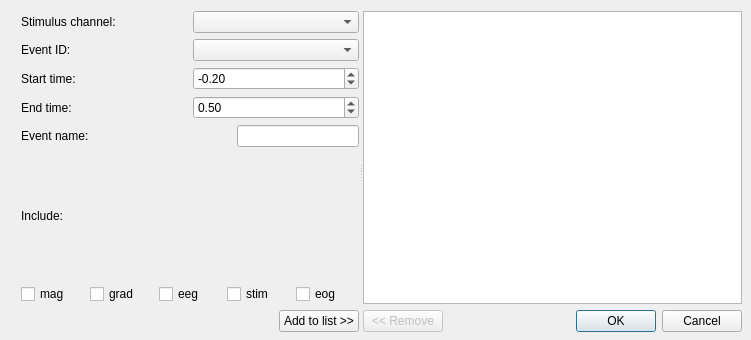
<?xml version="1.0" encoding="UTF-8"?>
<ui version="4.0">
 <class>ParameterDialog</class>
 <widget class="QDialog" name="ParameterDialog">
  <property name="windowModality">
   <enum>Qt::WindowModal</enum>
  </property>
  <property name="geometry">
   <rect>
    <x>0</x>
    <y>0</y>
    <width>751</width>
    <height>340</height>
   </rect>
  </property>
  <property name="windowTitle">
   <string>Give parameters</string>
  </property>
  <widget class="QSplitter" name="splitter">
   <property name="geometry">
    <rect>
     <x>21</x>
     <y>11</y>
     <width>721</width>
     <height>321</height>
    </rect>
   </property>
   <property name="orientation">
    <enum>Qt::Horizontal</enum>
   </property>
   <widget class="QWidget" name="">
    <layout class="QVBoxLayout" name="verticalLayout_2">
     <item>
      <layout class="QVBoxLayout" name="verticalLayout_3">
       <item>
        <layout class="QHBoxLayout" name="horizontalLayout_2">
         <item>
          <widget class="QLabel" name="labelStimulus">
           <property name="text">
            <string>Stimulus channel:</string>
           </property>
          </widget>
         </item>
         <item>
          <widget class="QComboBox" name="comboBoxStimulus"/>
         </item>
        </layout>
       </item>
       <item>
        <layout class="QHBoxLayout" name="horizontalLayout_7">
         <item>
          <widget class="QLabel" name="labelEventID">
           <property name="text">
            <string>Event ID:</string>
           </property>
          </widget>
         </item>
         <item>
          <widget class="QComboBox" name="comboBoxEventID"/>
         </item>
        </layout>
       </item>
       <item>
        <layout class="QHBoxLayout" name="horizontalLayout">
         <item>
          <widget class="QLabel" name="labelTmin">
           <property name="text">
            <string>Start time:</string>
           </property>
          </widget>
         </item>
         <item>
          <widget class="QDoubleSpinBox" name="doubleSpinBoxTmin">
           <property name="minimum">
            <double>-10.000000000000000</double>
           </property>
           <property name="singleStep">
            <double>0.100000000000000</double>
           </property>
           <property name="value">
            <double>-0.200000000000000</double>
           </property>
          </widget>
         </item>
        </layout>
       </item>
       <item>
        <layout class="QHBoxLayout" name="horizontalLayout_4">
         <item>
          <widget class="QLabel" name="labelTmax">
           <property name="text">
            <string>End time:</string>
           </property>
          </widget>
         </item>
         <item>
          <widget class="QDoubleSpinBox" name="doubleSpinBoxTmax">
           <property name="maximum">
            <double>9.900000000000000</double>
           </property>
           <property name="singleStep">
            <double>0.100000000000000</double>
           </property>
           <property name="value">
            <double>0.500000000000000</double>
           </property>
          </widget>
         </item>
        </layout>
       </item>
       <item>
        <layout class="QHBoxLayout" name="horizontalLayout_5">
         <item>
          <widget class="QLabel" name="labelName">
           <property name="text">
            <string>Event name:      </string>
           </property>
          </widget>
         </item>
         <item>
          <spacer name="horizontalSpacer">
           <property name="orientation">
            <enum>Qt::Horizontal</enum>
           </property>
           <property name="sizeHint" stdset="0">
            <size>
             <width>40</width>
             <height>20</height>
            </size>
           </property>
          </spacer>
         </item>
         <item>
          <widget class="QLineEdit" name="lineEditName"/>
         </item>
        </layout>
       </item>
       <item>
        <layout class="QVBoxLayout" name="verticalLayout">
         <item>
          <widget class="QLabel" name="label">
           <property name="text">
            <string>Include:</string>
           </property>
          </widget>
         </item>
         <item>
          <layout class="QHBoxLayout" name="horizontalLayout_6">
           <item>
            <widget class="QCheckBox" name="checkBoxMag">
             <property name="text">
              <string>mag</string>
             </property>
            </widget>
           </item>
           <item>
            <widget class="QCheckBox" name="checkBoxGrad">
             <property name="text">
              <string>grad</string>
             </property>
            </widget>
           </item>
           <item>
            <widget class="QCheckBox" name="checkBoxEeg">
             <property name="text">
              <string>eeg</string>
             </property>
            </widget>
           </item>
           <item>
            <widget class="QCheckBox" name="checkBoxStim">
             <property name="text">
              <string>stim</string>
             </property>
            </widget>
           </item>
           <item>
            <widget class="QCheckBox" name="checkBoxEog">
             <property name="text">
              <string>eog</string>
             </property>
            </widget>
           </item>
          </layout>
         </item>
        </layout>
       </item>
      </layout>
     </item>
     <item>
      <layout class="QHBoxLayout" name="horizontalLayout_3">
       <item>
        <spacer name="horizontalSpacer_2">
         <property name="orientation">
          <enum>Qt::Horizontal</enum>
         </property>
         <property name="sizeHint" stdset="0">
          <size>
           <width>40</width>
           <height>20</height>
          </size>
         </property>
        </spacer>
       </item>
       <item>
        <widget class="QPushButton" name="pushButtonAdd">
         <property name="text">
          <string>Add to list &gt;&gt;</string>
         </property>
        </widget>
       </item>
      </layout>
     </item>
    </layout>
   </widget>
   <widget class="QWidget" name="">
    <layout class="QVBoxLayout" name="verticalLayout_4">
     <item>
      <widget class="QListWidget" name="listWidgetEvents"/>
     </item>
     <item>
      <layout class="QHBoxLayout" name="horizontalLayout_8">
       <item>
        <widget class="QPushButton" name="pushButtonRemove">
         <property name="enabled">
          <bool>false</bool>
         </property>
         <property name="text">
          <string>&lt;&lt; Remove</string>
         </property>
        </widget>
       </item>
       <item>
        <spacer name="horizontalSpacer_3">
         <property name="orientation">
          <enum>Qt::Horizontal</enum>
         </property>
         <property name="sizeHint" stdset="0">
          <size>
           <width>40</width>
           <height>20</height>
          </size>
         </property>
        </spacer>
       </item>
       <item>
        <widget class="QDialogButtonBox" name="cancelOkButtonBox">
         <property name="enabled">
          <bool>true</bool>
         </property>
         <property name="orientation">
          <enum>Qt::Horizontal</enum>
         </property>
         <property name="standardButtons">
          <set>QDialogButtonBox::Cancel|QDialogButtonBox::Ok</set>
         </property>
        </widget>
       </item>
      </layout>
     </item>
    </layout>
   </widget>
  </widget>
 </widget>
 <resources/>
 <connections>
  <connection>
   <sender>cancelOkButtonBox</sender>
   <signal>accepted()</signal>
   <receiver>ParameterDialog</receiver>
   <slot>accept()</slot>
   <hints>
    <hint type="sourcelabel">
     <x>655</x>
     <y>300</y>
    </hint>
    <hint type="destinationlabel">
     <x>157</x>
     <y>274</y>
    </hint>
   </hints>
  </connection>
  <connection>
   <sender>cancelOkButtonBox</sender>
   <signal>rejected()</signal>
   <receiver>ParameterDialog</receiver>
   <slot>reject()</slot>
   <hints>
    <hint type="sourcelabel">
     <x>655</x>
     <y>300</y>
    </hint>
    <hint type="destinationlabel">
     <x>286</x>
     <y>274</y>
    </hint>
   </hints>
  </connection>
 </connections>
 <slots>
  <slot>openFileChooserDialog()</slot>
 </slots>
</ui>
